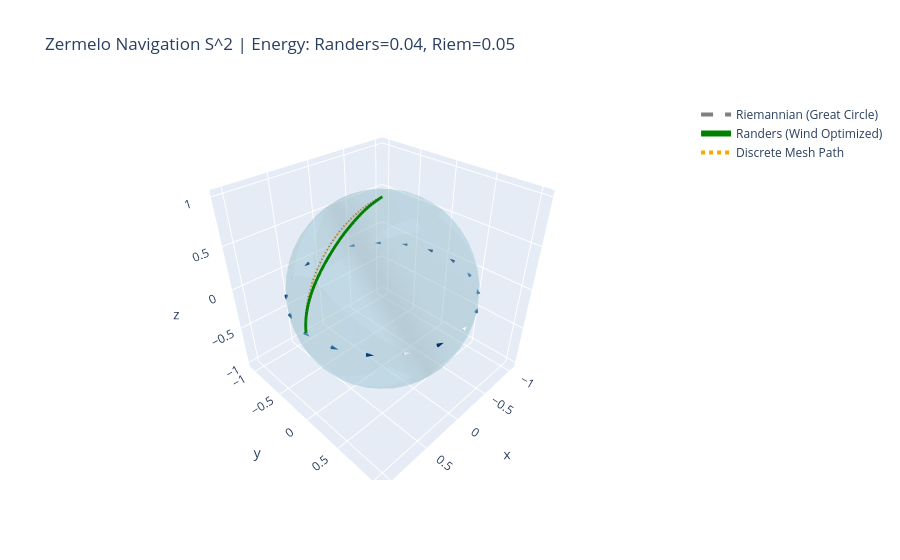

Source (notebook cell):
### Markdown cell above
## 6. Interactive 3D Visualization
We use Plotly to render an interactive 3D visualization. We plot the vector field, the continuous Riemannian path, the continuous Randers path, and the discrete mesh path. You can rotate and zoom to inspect how the Randers path veers off the shortest-distance geodesic to exploit the wind.

### Code cell
fig = go.Figure()

# Plot transparent sphere (Mesh3d)
fig.add_trace(
    go.Mesh3d(
        x=verts[:, 0],
        y=verts[:, 1],
        z=verts[:, 2],
        i=faces[:, 0],
        j=faces[:, 1],
        k=faces[:, 2],
        color="lightblue",
        opacity=0.3,
        alphahull=0,
        name="Manifold",
    )
)

# Plot Wind Vectors (Cones)
theta = np.linspace(0, 2 * np.pi, 20)
equator_pts = np.stack([np.cos(theta), np.sin(theta), np.zeros_like(theta)], axis=1)
wind_vecs = np.array(jax.vmap(w_net)(jnp.array(equator_pts)))

fig.add_trace(
    go.Cone(
        x=equator_pts[:, 0],
        y=equator_pts[:, 1],
        z=equator_pts[:, 2],
        u=wind_vecs[:, 0],
        v=wind_vecs[:, 1],
        w=wind_vecs[:, 2],
        sizemode="absolute",
        sizeref=0.2,
        colorscale="Blues",
        showscale=False,
        name="Wind",
    )
)

# Plot Paths
fig.add_trace(
    go.Scatter3d(
        x=traj_riem.xs[:, 0],
        y=traj_riem.xs[:, 1],
        z=traj_riem.xs[:, 2],
        mode="lines",
        line=dict(color="gray", width=4, dash="dash"),
        name="Riemannian (Great Circle)",
    )
)
fig.add_trace(
    go.Scatter3d(
        x=traj_rand.xs[:, 0],
        y=traj_rand.xs[:, 1],
        z=traj_rand.xs[:, 2],
        mode="lines",
        line=dict(color="green", width=6),
        name="Randers (Wind Optimized)",
    )
)
fig.add_trace(
    go.Scatter3d(
        x=traj_mesh.xs[:, 0],
        y=traj_mesh.xs[:, 1],
        z=traj_mesh.xs[:, 2],
        mode="lines",
        line=dict(color="orange", width=4, dash="dot"),
        name="Discrete Mesh Path",
    )
)

fig.update_layout(
    title=f"Zermelo Navigation S^2 | Energy: Randers={e_rand:.2f}, Riem={e_riem:.2f}",
    scene=dict(aspectmode="data"),
)
fig.show()
